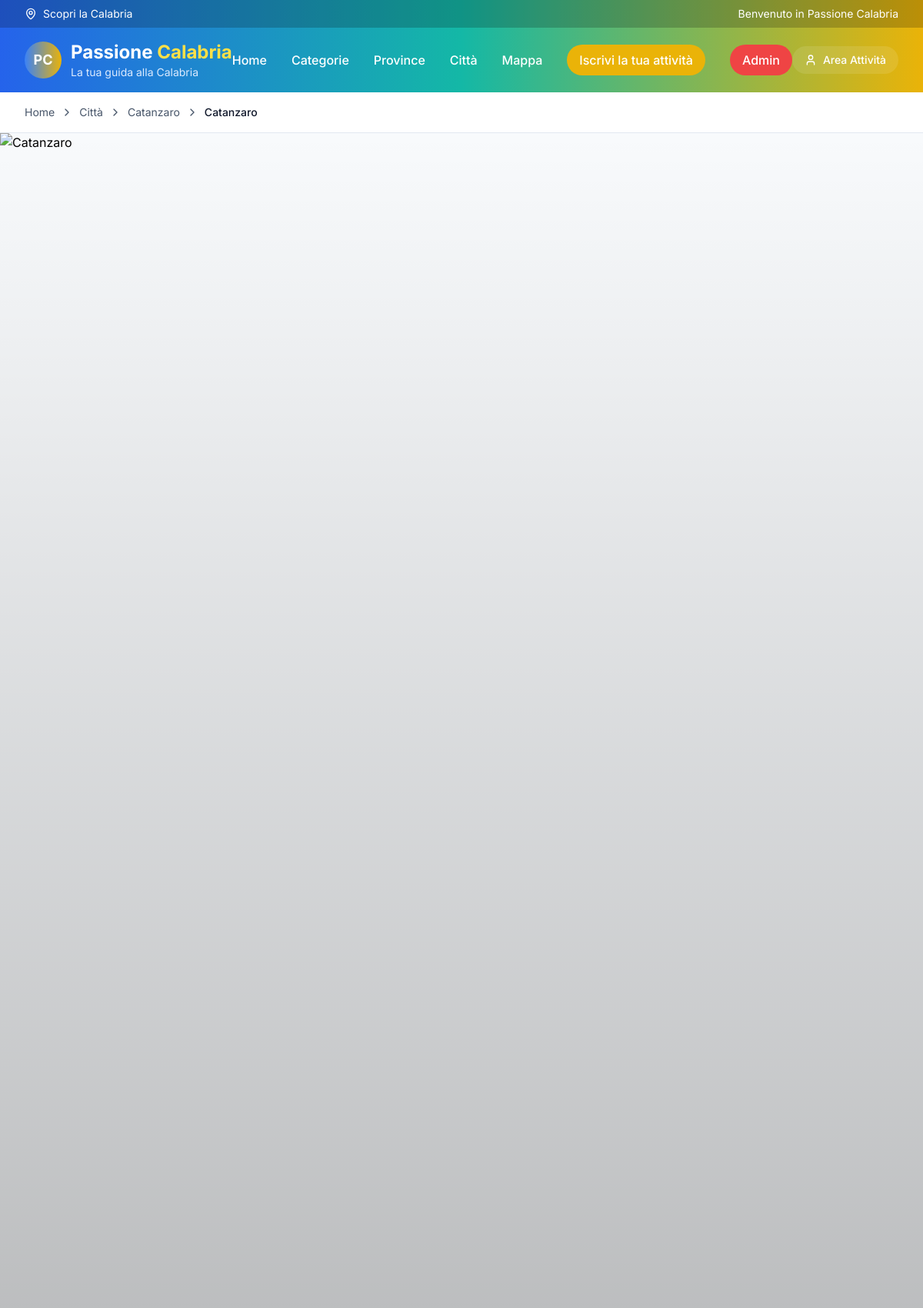
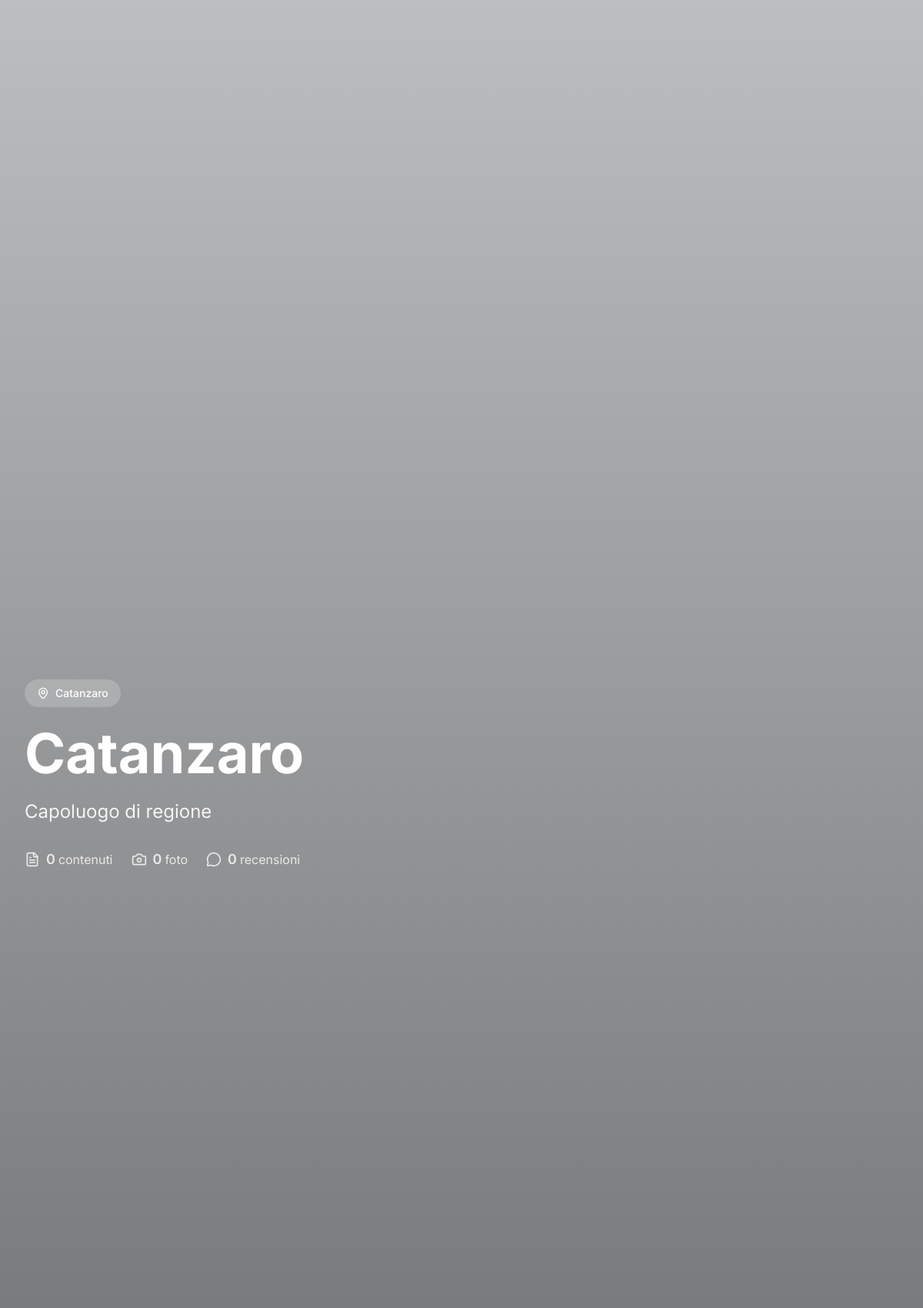
Screenshot of /citta-dettaglio.php?id=1 (upper part) with the database file from the repository (2 pictures, top to bottom).
### tables this page shows
CREATE TABLE `cities` (
  `id` int NOT NULL,
  `name` varchar(255) NOT NULL,
  `province_id` int NOT NULL,
  `latitude` decimal(10,8) DEFAULT NULL,
  `longitude` decimal(11,8) DEFAULT NULL,
  `description` text,
  `hero_image` varchar(500) DEFAULT NULL,
  `Maps_link` varchar(500) DEFAULT NULL,
  `gallery_images` json DEFAULT NULL,
  `created_at` timestamp NULL DEFAULT CURRENT_TIMESTAMP
);

CREATE TABLE `provinces` (
  `id` int NOT NULL,
  `name` varchar(255) NOT NULL,
  `description` text,
  `image_path` varchar(500) DEFAULT NULL,
  `created_at` timestamp NULL DEFAULT CURRENT_TIMESTAMP
);

### includes/db_config.php (called while the page is built, shortened)
<?php
function getDatabaseConfig() {
    $host = getenv('DB_HOST');
    $dbname = getenv('DB_NAME');
    $username = getenv('DB_USER');
    $password = getenv('DB_PASSWORD');
    if (!$host) {
        $host = 'db5018301966.hosting-data.io';
        $dbname = 'dbs14504718';
        $username = 'dbu1167357';
        $password = 'Barboncino692@@';
    }
    return [
        'host' => $host,
        'dbname' => $dbname,
        'username' => $username,
        'password' => $password
    ];
}
?>

### includes/database_mysql.php (called while the page is built, shortened)
<?php
require_once __DIR__ . '/db_config.php';
class Database {
    public $pdo;
    private $connection_error = false;
    public function __construct() {
        $config = getDatabaseConfig();
        $this->host = $config['host'];
        $this->dbname = $config['dbname'];
        $this->username = $config['username'];
        $this->password = $config['password'];
        try {
            $dsn = "mysql:host={$this->host};dbname={$this->dbname};charset=utf8mb4";
            $options = [
                PDO::ATTR_ERRMODE => PDO::ERRMODE_EXCEPTION,
                PDO::ATTR_DEFAULT_FETCH_MODE => PDO::FETCH_ASSOC,
                PDO::ATTR_EMULATE_PREPARES => false,
            ];
            $this->pdo = new PDO($dsn, $this->username, $this->password, $options);
        } catch (PDOException $e) {
            $this->connection_error = true;
            $this->error_message = 'Errore connessione database MySQL: ' . $e->getMessage();
            error_log($this->error_message);
            $this->pdo = null;
        }
    }
    public function isConnected() {
        return !$this->connection_error && $this->pdo !== null;
    }
    public function getCityById($id) {
        $stmt = $this->pdo->prepare('SELECT c.*, p.name as province_name, p.id as province_id FROM cities c LEFT JOIN provinces p ON c.province_id = p.id WHERE c.id = ?');
        $stmt->execute([$id]);
        return $stmt->fetch();
    }
    public function getArticlesByCity($cityId, $limit = null) {
        $sql = 'SELECT a.id, a.title, a.slug, a.content, a.excerpt, a.category_id, a.province_id, a.city_id, a.status, a.author, a.featured_image, a.gallery_images, a.created_at, a.updated_at, a.views, a.featured, c.name as category_name, p.name as province_name FROM articles a LEFT JOIN categories c ON a.category_id = c.id LEFT JOIN provinces p ON a.province_id = p.id WHERE a.city_id = ? AND a.status = ? ORDER BY a.created_at DESC';
        $stmt = $this->pdo->prepare($sql);
        $stmt->execute([$cityId, 'published']);
        return $stmt->fetchAll();
    }
    public function getApprovedCommentsByCityId($city_id) {
        $stmt = $this->pdo->prepare('SELECT * FROM comments WHERE city_id = ? AND status = "approved" AND article_id IS NULL ORDER BY created_at DESC');
        $stmt->execute([$city_id]);
        return $stmt->fetchAll();
    }
    public function getApprovedCityPhotos($city_id) {
        $stmt = $this->pdo->prepare('SELECT * FROM user_uploads WHERE city_id = ? AND status = "approved" ORDER BY created_at DESC');
        $stmt->execute([$city_id]);
        return $stmt->fetchAll();
    }
    public function __destruct() {
        $this->pdo = null;
    }
}
?>

### citta-dettaglio.php (the view, shortened to what this page needs)
<?php
require_once 'includes/database_mysql.php';
$db = new Database();
$cityId = (int)$_GET['id'];
$city = $db->getCityById($cityId);
$articles = $db->getArticlesByCity($cityId);
$articleCount = count($articles);
$heroImage = $city['hero_image'] ?: 'assets/images/default-city-hero.jpg';
$userPhotos = $db->getApprovedCityPhotos($cityId);
$cityComments = $db->getApprovedCommentsByCityId($cityId);
?>
<!DOCTYPE html>
<html lang="it">
<head>
    <script src="https://cdn.tailwindcss.com"></script>
    <link rel="stylesheet" href="assets/css/style.css">
</head>
<body class="bg-slate-50">
    <?php include 'includes/header.php'; ?>
    <div class="bg-white border-b border-slate-200">
        <div class="max-w-7xl mx-auto px-4 sm:px-6 lg:px-8 py-4">
            <nav class="flex items-center text-sm text-slate-600">
                <a href="index.php" class="hover:text-slate-900 transition-colors">Home</a>
                <i data-lucide="chevron-right" class="w-4 h-4 mx-2"></i>
                <a href="citta.php" class="hover:text-slate-900 transition-colors">Città</a>
                <i data-lucide="chevron-right" class="w-4 h-4 mx-2"></i>
                <a href="provincia.php?id=<?php echo $city['province_id']; ?>" class="hover:text-slate-900 transition-colors"><?php echo htmlspecialchars($city['province_name']); ?></a>
                <i data-lucide="chevron-right" class="w-4 h-4 mx-2"></i>
                <span class="text-slate-900 font-medium"><?php echo htmlspecialchars($city['name']); ?></span>
            </nav>
        </div>
    </div>
    <section class="relative h-[70vh] overflow-hidden">
        <div class="absolute inset-0">
            <img src="<?php echo htmlspecialchars($heroImage); ?>" alt="<?php echo htmlspecialchars($city['name']); ?>"
                 class="w-full h-full object-cover">
            <div class="absolute inset-0 bg-gradient-to-t from-black/80 via-black/40 to-transparent"></div>
        </div>
        <div class="relative h-full flex items-center">
            <div class="max-w-7xl mx-auto px-4 sm:px-6 lg:px-8 w-full">
                <div class="max-w-4xl">
                    <div class="inline-flex items-center px-4 py-2 bg-white/20 backdrop-blur-sm rounded-full text-white text-sm font-medium mb-6">
                        <i data-lucide="map-pin" class="w-4 h-4 mr-2"></i>
                        <?php echo htmlspecialchars($city['province_name']); ?>
                    </div>
                    <h1 class="text-5xl lg:text-7xl font-bold text-white mb-6 leading-tight">
                        <?php echo htmlspecialchars($city['name']); ?>
                    </h1>
                    <p class="text-xl lg:text-2xl text-white/90 mb-8 max-w-3xl leading-relaxed">
                        <?php echo htmlspecialchars($city['description'] ?: 'Scopri le meraviglie di ' . $city['name'] . ', perla della provincia di ' . $city['province_name']); ?>
                    </p>
                    <div class="flex flex-wrap gap-6 text-white/80">
                        <div class="flex items-center">
                            <i data-lucide="file-text" class="w-5 h-5 mr-2"></i>
                            <span class="text-lg font-semibold"><?php echo $articleCount; ?></span>
                            <span class="ml-1">contenuti</span>
                        </div>
                        <div class="flex items-center">
                            <i data-lucide="camera" class="w-5 h-5 mr-2"></i>
                            <span class="text-lg font-semibold"><?php echo count($userPhotos); ?></span>
                            <span class="ml-1">foto</span>
                        </div>
                        <div class="flex items-center">
                            <i data-lucide="message-circle" class="w-5 h-5 mr-2"></i>
                            <span class="text-lg font-semibold"><?php echo count($cityComments); ?></span>
                            <span class="ml-1">recensioni</span>
                        </div>
                    </div>
                </div>
            </div>
        </div>
    </section>
</body>
</html>

### assets/css/style.css (style rules this page uses)
:root { --calabria-blue: #2563eb; --calabria-blue-light: #3b82f6; --calabria-blue-dark: #1d4ed8; --calabria-gold: #f59e0b; --calabria-gold-light: #fbbf24; --calabria-gold-dark: #d97706; --calabria-teal: #14b8a6; --calabria-green: #10b981; }
* { scroll-behavior: smooth; }
body { font-family: 'Inter', -apple-system, BlinkMacSystemFont, 'Segoe UI', Roboto, sans-serif; line-height: 1.6; }

### rows the page displays
cities: province.name "Catanzaro", name "Catanzaro", description "Capoluogo di regione"

### other values shown
$articleCount "0"
count($userPhotos) "0"
count($cityComments) "0"
